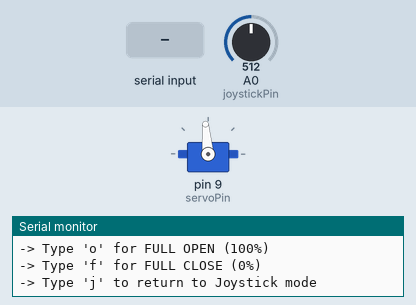
The sketch below on a simulated Arduino Uno, built with avr-gcc and run on an emulated ATmega328P. Shown: servo, the last lines printed to the serial monitor. Inputs (shaded band) come from the test bench; at power-on: A0 (joystickPin) = 512.

Above: at 1.9 s.
2.0 s: "+" received over Serial
At 2.6 s:
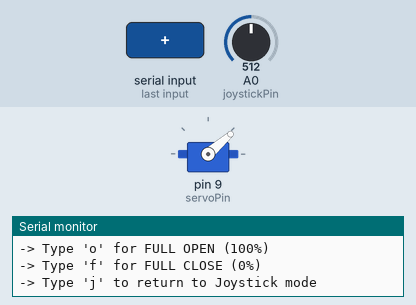
4.3 s: "f" received over Serial
At 4.9 s:
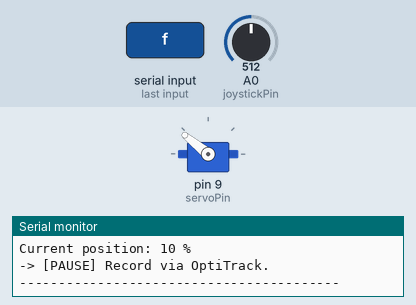
6.6 s: "o" received over Serial
At 8.0 s:
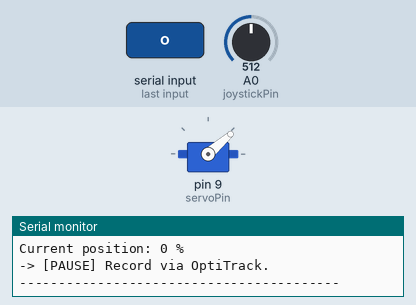
Timing chart, 0 to 16.1 s (numbered marks = the images above; inputs shaded):
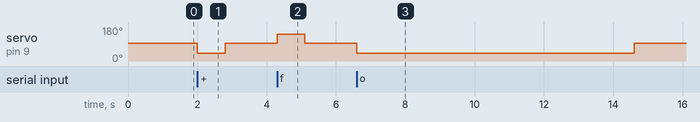

The sketch:

Test1_Opening_Closing_C.ino
```cpp
#include <Servo.h>
Servo myServo;

// --- PINS ---
const int servoPin = 9;
const int joystickPin = A0;

// --- SERVO & JOYSTICK SETTINGS ---
int servoStop = 1520;
const int servoMin = 2000; // Closing direction
const int servoMax = 1000; // Opening direction

int joystickCenter = 512;
const int deadband = 80;

// --- TEST 1 COMPLIANT SETTINGS (10% INCREMENTS) ---
const int CLOSE_SPEED = 2000;
const int OPEN_SPEED = 970;

// Adjust times so 10 steps correspond to full opening
const int STEP_TIME_CLOSE = 800;
const int STEP_TIME_OPEN = 800;

int positionPercent = 0; // 0% = Gripper CLOSED
bool manualMode = true;

void setup() {
  Serial.begin(9600);

  myServo.attach(servoPin);
  myServo.writeMicroseconds(servoStop);

  // Joystick calibration (DO NOT TOUCH JOYSTICK DURING STARTUP)
  long sum = 0;
  for (int i = 0; i < 100; i++) {
    sum += analogRead(joystickPin);
    delay(5);
  }
  joystickCenter = sum / 100;

  Serial.println("\n=== TEST BENCH: TEST 1 (HOMING CLOSED) ===");
  Serial.println("-> Joystick ACTIVE. Use it to fully CLOSE the gripper.");
  Serial.println("-> Type '+' to OPEN by 10% (Forward)");
  Serial.println("-> Type '-' to CLOSE by 10% (Backward)");
  Serial.println("-> Type 'o' for FULL OPEN (100%)");
  Serial.println("-> Type 'f' for FULL CLOSE (0%)");
  Serial.println("-> Type 'j' to return to Joystick mode");
}

void loop() {
  if (Serial.available() > 0) {
    char cmd = Serial.read();

    // 1. OPEN BY 10%
    if (cmd == '+') {
      manualMode = false;
      if (positionPercent < 100) {
        positionPercent += 10;
        myServo.writeMicroseconds(OPEN_SPEED);
        delay(STEP_TIME_OPEN);
        myServo.writeMicroseconds(servoStop);
      } else {
        Serial.println("! Gripper already at 100% !");
      }
      displayState();
    }

    // 2. CLOSE BY 10%
    else if (cmd == '-') {
      manualMode = false;
      if (positionPercent > 0) {
        positionPercent -= 10;
        myServo.writeMicroseconds(CLOSE_SPEED);
        delay(STEP_TIME_CLOSE);
        myServo.writeMicroseconds(servoStop);
      } else {
        Serial.println("! Gripper already at 0% !");
      }
      displayState();
    }

    // 3. FULL OPEN (100%)
    else if (cmd == 'o' || cmd == 'O') {
      manualMode = false;
      if (positionPercent < 100) {
        int remainingSteps = (100 - positionPercent) / 10;
        unsigned long travelTime = remainingSteps * STEP_TIME_OPEN;
        positionPercent = 100;
        myServo.writeMicroseconds(OPEN_SPEED);
        delay(travelTime);
        myServo.writeMicroseconds(servoStop);
        Serial.println("\n[ACTION] Full open completed.");
      } else {
        Serial.println("! Gripper already at 100% !");
      }
      displayState();
    }

    // 4. FULL CLOSE (0%)
    else if (cmd == 'f' || cmd == 'F') {
      manualMode = false;
      if (positionPercent > 0) {
        int remainingSteps = positionPercent / 10;
        unsigned long travelTime = remainingSteps * STEP_TIME_CLOSE;
        positionPercent = 0;
        myServo.writeMicroseconds(CLOSE_SPEED);
        delay(travelTime);
        myServo.writeMicroseconds(servoStop);
        Serial.println("\n[ACTION] Full close completed.");
      } else {
        Serial.println("! Gripper already at 0% !");
      }
      displayState();
    }

    // 5. RETURN TO MANUAL MODE (Joystick)
    else if (cmd == 'j' || cmd == 'J') {
      manualMode = true;
      Serial.println("\n[RETURN] Joystick mode active.");
    }
  }

  // --- JOYSTICK MODE ---
  if (manualMode) {
    int joystickValue = analogRead(joystickPin);
    int pulseWidth;
    int difference = joystickValue - joystickCenter;

    if (abs(difference) < deadband) {
      pulseWidth = servoStop;
    } else {
      pulseWidth = (difference > 0) ? map(difference, deadband, 1023 - joystickCenter, servoStop, servoMax) :
                                      map(difference, -deadband, -joystickCenter, servoStop, servoMin);
    }
    myServo.writeMicroseconds(pulseWidth);
  }
}

// Function to display current state
void displayState() {
  Serial.println("\n-----------------------------------------");
  Serial.print("Current position: ");
  Serial.print(positionPercent);
  Serial.println(" %");
  Serial.println("-> [PAUSE] Record via OptiTrack.");
  Serial.println("-----------------------------------------");
}
```

Measured:
- after the input at 2.0 s, servo on pin 9 (servoPin): 95° → 41° at once, → 95° 0.80 s later
- after the input at 4.3 s, servo on pin 9 (servoPin): 95° → 141° at once, → 95° 0.80 s later
- after the input at 6.6 s, servo on pin 9 (servoPin): 95° → 41° at once, → 95° 8.0 s later
